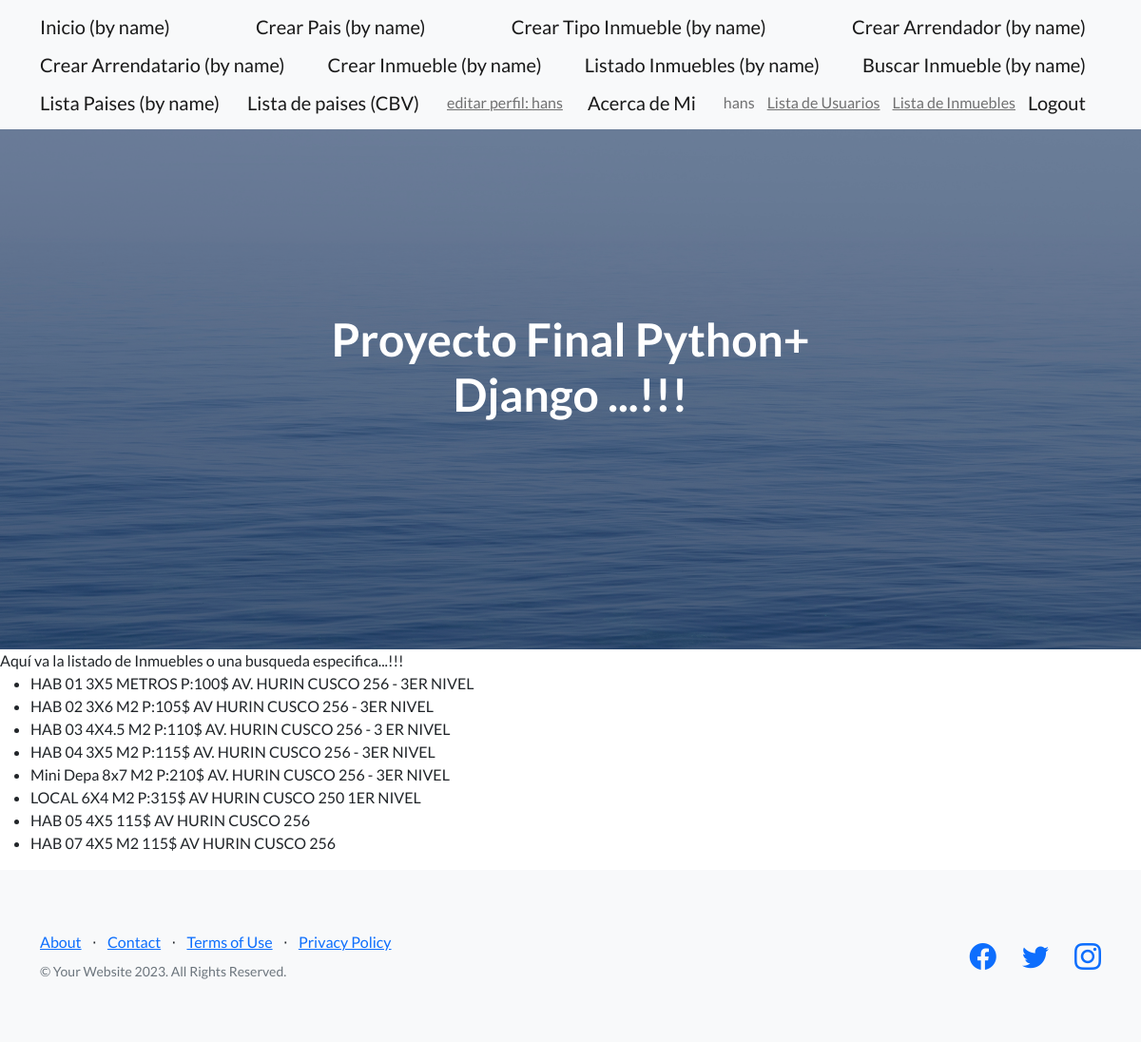
Page /AppCoder/Lista-inmueble/ (signed in) on the committed database.
### AppCoder/models.py (models this page shows, shortened)
class Inmueble(models.Model):
        nombre = models.CharField(max_length=12)
        medidas = models.CharField(max_length=20)
        precio = models.CharField(max_length=10)
        direccion = models.CharField(max_length=50)
        tipo = models.ForeignKey(Tipo_inmueble, on_delete=models.SET_NULL, null=True, blank=True)

### AppCoder/views.py (the view)
# urls.py: path("Lista-inmueble/",Lista_inmueble, name="Lista-inmueble"),
def Lista_inmueble(request):
    inmueble = Inmueble.objects.all()
    return render(request,"AppCoder/inmueblelistado.html", {"inmueble":inmueble})

### AppCoder/templates/AppCoder/inmueblelistado.html
{% extends "AppCoder/padre.html" %}
{% block contenidoQueCambia %}
Aquí va la listado de Inmuebles o una busqueda especifica...!!!
{% if inmueble %}
<ul>
    {% for inmueblex in inmueble %}
    <li>{{ inmueblex.nombre }} {{ inmueblex.medidas }} {{ inmueblex.precio }} {{ inmueblex.direccion }} </li>
    {% endfor %}
</ul>
{% else %}
<H1>No existen inmuebles en la BBDD ...!!!</H1>
{% endif %}
{% endblock %}

### AppCoder/templates/AppCoder/padre.html (shortened to what this page needs)
{% load static %}
<!DOCTYPE html>
<html lang="en">
    <head>
        <link href="https://cdn.jsdelivr.net/npm/bootstrap-icons@1.5.0/font/bootstrap-icons.css" rel="stylesheet" type="text/css" />
        <link href="{% static 'AppCoder/css/styles.css'  %}" rel="stylesheet" />
    </head>
    <body>
        <nav class="navbar navbar-light bg-light static-top">
            <div class="container">
             {% if user.is_authenticated %}
                    <a class="navbar-brand" href="{% url 'AppCoder:inicio' %}">Inicio (by name) </a>
                    <a class="navbar-brand" href="{% url 'AppCoder:crea-pais' %}">Crear Pais (by name) </a>
                    <a class="navbar-brand" href="{% url 'AppCoder:crea-tipoinmueble' %}">Crear Tipo Inmueble (by name) </a>
                    <a class="navbar-brand" href="{% url 'AppCoder:crea-arrendador' %}">Crear Arrendador (by name) </a>
                    <a class="navbar-brand" href="{% url 'AppCoder:crea-arrendatario' %}">Crear Arrendatario (by name) </a>
                    <a class="navbar-brand" href="{% url 'AppCoder:crea-inmueble' %}">Crear Inmueble (by name) </a>
                    <a class="navbar-brand" href="{% url 'AppCoder:Lista-inmueble' %}">Listado Inmuebles (by name) </a>
                    <a class="navbar-brand" href="{% url 'AppCoder:inmueble-buscar' %}">Buscar Inmueble (by name) </a>
                    <a class="navbar-brand" href="{% url 'AppCoder:lista-pais' %}">Lista Paises (by name) </a>
                    <a class="navbar-brand" href="{% url 'AppCoder:pais_list' %}">Lista de paises (CBV)</a>
                    <a class="navbar-text" href="{% url 'AppCoder:editar-perfil' %}">editar perfil: {{ user.username }}</a>
                    <a class="navbar-brand" href="{% url 'AppCoder:acer-auto' %}">Acerca de Mi </a>
                    <span class="navbar-text">{{ user.username }}</span>
                    <a class="navbar-text" href="{% url 'AppCoder:listar_usuarios' %}">Lista de Usuarios</a>
                    <a class="navbar-text" href="{% url 'AppCoder:listar_inmuebles' %}">Lista de Inmuebles</a>
                    <a class="navbar-brand" href="{% url 'AppCoder:logout' %}">Logout</a>
                {% else %}
                    <a class="navbar-brand" href="{% url 'AppCoder:login' %}">Login</a>
                    <a class="navbar-brand" href="{% url 'AppCoder:registro' %}">Registrar usuario</a>
                {% endif %}
            </div>
        </nav>
        <header class="masthead">
            <div class="container position-relative">
                <div class="row justify-content-center">
                    <div class="col-xl-6">
                        <div class="text-center text-white">
                            <h1 class="mb-5">Proyecto Final Python+ Django ...!!!</h1>
                        </div>
                    </div>
                </div>
            </div>
        </header>
        {% block contenidoQueCambia %}
        {% endblock %}
        <footer class="footer bg-light">
            <div class="container">
                <div class="row">
                    <div class="col-lg-6 h-100 text-center text-lg-start my-auto">
                        <ul class="list-inline mb-2">
                            <li class="list-inline-item"><a href="#!">About</a></li>
                            <li class="list-inline-item">⋅</li>
                            <li class="list-inline-item"><a href="#!">Contact</a></li>
                            <li class="list-inline-item">⋅</li>
                            <li class="list-inline-item"><a href="#!">Terms of Use</a></li>
                            <li class="list-inline-item">⋅</li>
                            <li class="list-inline-item"><a href="#!">Privacy Policy</a></li>
                        </ul>
                        <p class="text-muted small mb-4 mb-lg-0">&copy; Your Website 2023. All Rights Reserved.</p>
                    </div>
                    <div class="col-lg-6 h-100 text-center text-lg-end my-auto">
                        <ul class="list-inline mb-0">
                            <li class="list-inline-item me-4">
                                <a href="#!"><i class="bi-facebook fs-3"></i></a>
                            </li>
                            <li class="list-inline-item me-4">
                                <a href="#!"><i class="bi-twitter fs-3"></i></a>
                            </li>
                            <li class="list-inline-item">
                                <a href="#!"><i class="bi-instagram fs-3"></i></a>
                            </li>
                        </ul>
                    </div>
                </div>
            </div>
        </footer>
    </body>
</html>

### rows in the picture
Inmueble: nombre "HAB 01", medidas "3X5 METROS", precio "P:100$", direccion "AV. HURIN CUSCO 256 - 3ER NIVEL"
Inmueble: nombre "HAB 02", medidas "3X6 M2", precio "P:105$", direccion "AV HURIN CUSCO 256 - 3ER NIVEL"
Inmueble: nombre "HAB 03", medidas "4X4.5 M2", precio "P:110$", direccion "AV. HURIN CUSCO 256 - 3 ER NIVEL"
Inmueble: nombre "HAB 04", medidas "3X5 M2", precio "P:115$", direccion "AV. HURIN CUSCO 256 - 3ER NIVEL"
Inmueble: nombre "Mini Depa", medidas "8x7 M2", precio "P:210$", direccion "AV. HURIN CUSCO 256 - 3ER NIVEL"
Inmueble: nombre "LOCAL", medidas "6X4 M2", precio "P:315$", direccion "AV HURIN CUSCO 250 1ER NIVEL"
Inmueble: nombre "HAB 05", medidas "4X5", precio "115$", direccion "AV HURIN CUSCO 256"
Inmueble: nombre "HAB 07", medidas "4X5 M2", precio "115$", direccion "AV HURIN CUSCO 256"

### other values in the picture
{{ user.username }} "hans"
